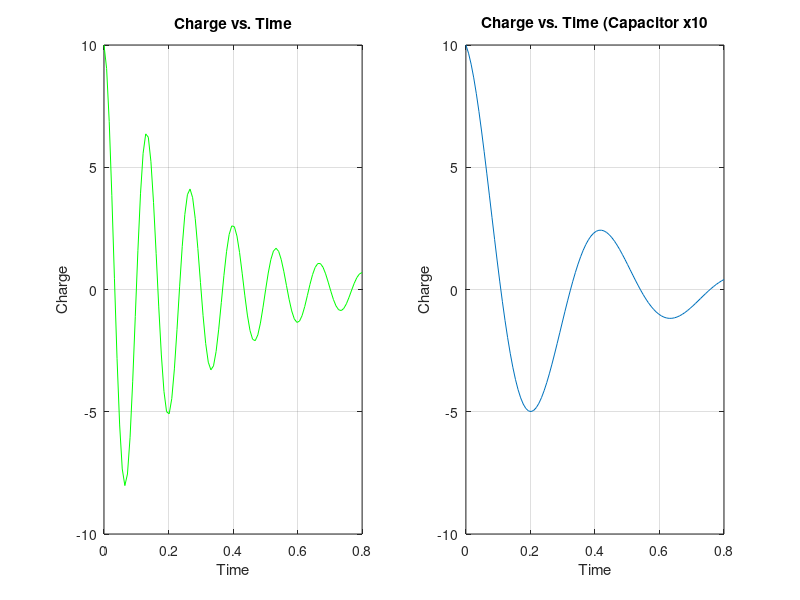

MATLAB code to generate this figure:
% Function parameters
q0 = 10;
R = 60;
L = 9;
C = 0.00005;

% Use linspace to create an array of 100 points between 0 and 0.8
t = linspace(0,0.8,100)

% Calculate the values of q
q = q0*exp((-R*t)/(2*L)).*cos(sqrt((1/(L*C))-(R/(2*L))^2)*t)

% Plot q vs t
subplot(1,2,1)
plot(t,q,'g')
grid
title('Charge vs. Time')
xlabel('Time')
ylabel('Charge')
% Make the capacitor 10x bigger
c=.0005
q2 = q0*exp((-R*t)/(2*L)).*cos(sqrt((1/(L*c))-(R/(2*L))^2)*t)

% Plot q2 vs t
subplot(1,2,2)
plot(t,q2)
grid
title('Charge vs. Time (Capacitor x10')
xlabel('Time')
ylabel('Charge')